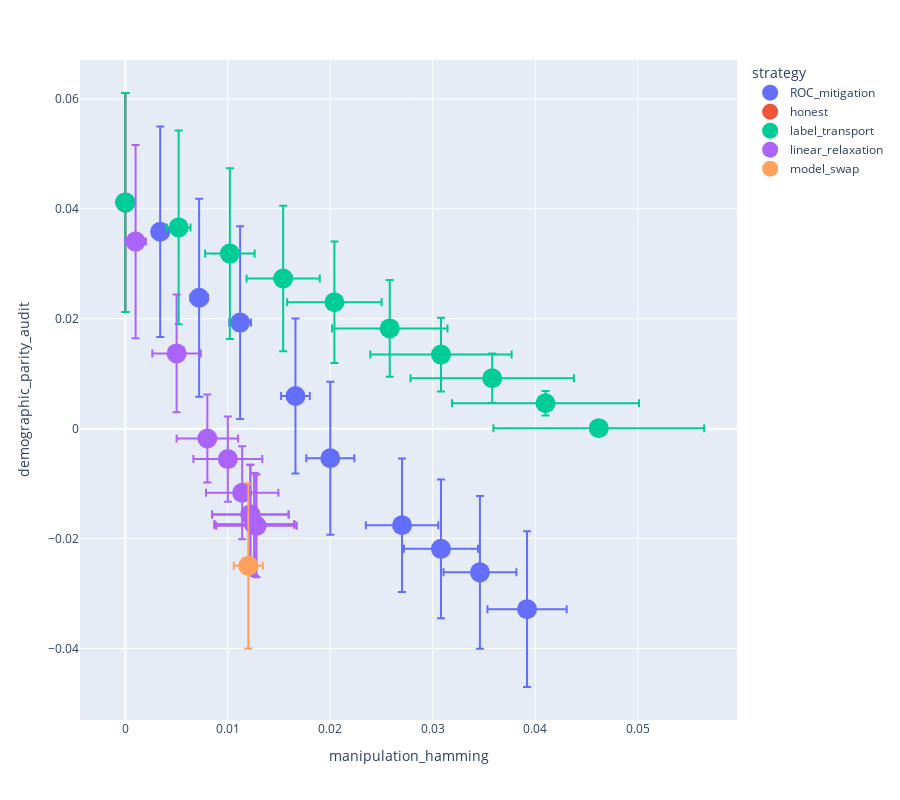

The code cell stored with this chart in its notebook:
### Code cell
fig = px.scatter(
    records,
    x="manipulation_hamming",
    y="demographic_parity_audit",
    color="strategy",
    category_orders=dict(strategy=sorted(records["strategy"].sort().unique())),
    error_x="manipulation_hamming_std",
    error_y="demographic_parity_audit_std",
    hover_data=["strategy_params"],
    height=800,
)
fig.update_traces(marker_size=20)
fig.show()

### Figure 1 — Plotly figure (JSON) as saved in the notebook; plotly's stock layout.template omitted (floating-point values rounded to 4 significant figures)
{"data": [{"customdata": [["{\"tolerated_unfairness\":null,\"theta\":0.5333333333333333}"], ["{\"tolerated_unfairness\":null,\"theta\":0.5}"], ["{\"tolerated_unfairness\":null,\"theta\":0.5444444444444444}"], ["{\"tolerated_unfairness\":null,\"theta\":0.5555555555555556}"], ["{\"tolerated_unfairness\":null,\"theta\":0.5888888888888889}"], ["{\"tolerated_unfairness\":null,\"theta\":0.5666666666666667}"], ["{\"tolerated_unfairness\":null,\"theta\":0.5222222222222223}"], ["{\"tolerated_unfairness\":null,\"theta\":0.5777777777777777}"], ["{\"tolerated_unfairness\":null,\"theta\":0.5111111111111111}"], ["{\"tolerated_unfairness\":null,\"theta\":0.6}"]], "error_x": {"array": [0.001068, 0, 0.0014, 0.002345, 0.003558, 0.003536, 0.0008602, 0.003611, 0.0005099, 0.003865]}, "error_y": {"array": [0.01754, 0.01992, 0.01411, 0.01394, 0.01388, 0.01213, 0.01801, 0.01262, 0.01916, 0.01417]}, "hovertemplate": "strategy=ROC_mitigation<br>manipulation_hamming=%{x}<br>demographic_parity_audit=%{y}<br>strategy_params=%{customdata[0]}<extra></extra>", "legendgroup": "ROC_mitigation", "marker": {"color": "#636efa", "size": 20, "symbol": "circle"}, "mode": "markers", "name": "ROC_mitigation", "orientation": "v", "showlegend": true, "type": "scatter", "x": [0.0112, 0, 0.0166, 0.02, 0.0346, 0.027, 0.0072, 0.0308, 0.0034, 0.0392], "xaxis": "x", "y": [0.01931, 0.04117, 0.005945, -0.005386, -0.02615, -0.01758, 0.02383, -0.02187, 0.03583, -0.03285], "yaxis": "y"}, {"customdata": [["{\"tolerated_unfairness\":null,\"theta\":null}"]], "error_x": {"array": [0]}, "error_y": {"array": [0.01992]}, "hovertemplate": "strategy=honest<br>manipulation_hamming=%{x}<br>demographic_parity_audit=%{y}<br>strategy_params=%{customdata[0]}<extra></extra>", "legendgroup": "honest", "marker": {"color": "#EF553B", "size": 20, "symbol": "circle"}, "mode": "markers", "name": "honest", "orientation": "v", "showlegend": true, "type": "scatter", "x": [0], "xaxis": "x", "y": [0.04117], "yaxis": "y"}, {"customdata": [["{\"tolerated_unfairness\":0.2222222222222222,\"theta\":null}"], ["{\"tolerated_unfairness\":0.5555555555555556,\"theta\":null}"], ["{\"tolerated_unfairness\":0.1111111111111111,\"theta\":null}"], ["{\"tolerated_unfairness\":0.8888888888888888,\"theta\":null}"], ["{\"tolerated_unfairness\":0.4444444444444444,\"theta\":null}"], ["{\"tolerated_unfairness\":0.0,\"theta\":null}"], ["{\"tolerated_unfairness\":0.3333333333333333,\"theta\":null}"], ["{\"tolerated_unfairness\":0.6666666666666666,\"theta\":null}"], ["{\"tolerated_unfairness\":1.0,\"theta\":null}"], ["{\"tolerated_unfairness\":0.7777777777777777,\"theta\":null}"]], "error_x": {"array": [0.007971, 0.004611, 0.009127, 0.001158, 0.005634, 0.01028, 0.006895, 0.003572, 0, 0.002417]}, "error_y": {"array": [0.004513, 0.01105, 0.002221, 0.01763, 0.008818, 0.0001339, 0.006719, 0.01324, 0.01992, 0.01553]}, "hovertemplate": "strategy=label_transport<br>manipulation_hamming=%{x}<br>demographic_parity_audit=%{y}<br>strategy_params=%{customdata[0]}<extra></extra>", "legendgroup": "label_transport", "marker": {"color": "#00cc96", "size": 20, "symbol": "circle"}, "mode": "markers", "name": "label_transport", "orientation": "v", "showlegend": true, "type": "scatter", "x": [0.0358, 0.0204, 0.041, 0.0052, 0.0258, 0.0462, 0.0308, 0.0154, 0, 0.0102], "xaxis": "x", "y": [0.009173, 0.02301, 0.004633, 0.03663, 0.01825, 9.361e-05, 0.01348, 0.02732, 0.04117, 0.03186], "yaxis": "y"}, {"customdata": [["{\"tolerated_unfairness\":0.1,\"theta\":null}"], ["{\"tolerated_unfairness\":0.01291549665014884,\"theta\":null}"], ["{\"tolerated_unfairness\":0.0,\"theta\":null}"], ["{\"tolerated_unfairness\":0.004641588833612777,\"theta\":null}"], ["{\"tolerated_unfairness\":0.021544346900318832,\"theta\":null}"], ["{\"tolerated_unfairness\":0.059948425031894084,\"theta\":null}"], ["{\"tolerated_unfairness\":0.0027825594022071257,\"theta\":null}"], ["{\"tolerated_unfairness\":0.007742636826811269,\"theta\":null}"], ["{\"tolerated_unfairness\":0.001668100537200059,\"theta\":null}"], ["{\"tolerated_unfairness\":0.03593813663804626,\"theta\":null}"], ["{\"tolerated_unfairness\":0.001,\"theta\":null}"]], "error_x": {"array": [0.001, 0.00353, 0.003929, 0.003734, 0.003362, 0.002366, 0.003894, 0.003734, 0.003894, 0.003, 0.003894]}, "error_y": {"array": [0.01758, 0.008453, 0.009366, 0.009032, 0.007768, 0.01071, 0.009328, 0.009032, 0.009328, 0.007992, 0.009328]}, "hovertemplate": "strategy=linear_relaxation<br>manipulation_hamming=%{x}<br>demographic_parity_audit=%{y}<br>strategy_params=%{customdata[0]}<extra></extra>", "legendgroup": "linear_relaxation", "marker": {"color": "#ab63fa", "size": 20, "symbol": "circle"}, "mode": "markers", "name": "linear_relaxation", "orientation": "v", "showlegend": true, "type": "scatter", "x": [0.001, 0.0114, 0.0128, 0.0122, 0.01, 0.005, 0.0126, 0.0122, 0.0126, 0.008, 0.0126], "xaxis": "x", "y": [0.03405, -0.01167, -0.01769, -0.01562, -0.005543, 0.0137, -0.01746, -0.01562, -0.01746, -0.001785, -0.01746], "yaxis": "y"}, {"customdata": [["{\"tolerated_unfairness\":null,\"theta\":null}"]], "error_x": {"array": [0.001414]}, "error_y": {"array": [0.01504]}, "hovertemplate": "strategy=model_swap<br>manipulation_hamming=%{x}<br>demographic_parity_audit=%{y}<br>strategy_params=%{customdata[0]}<extra></extra>", "legendgroup": "model_swap", "marker": {"color": "#FFA15A", "size": 20, "symbol": "circle"}, "mode": "markers", "name": "model_swap", "orientation": "v", "showlegend": true, "type": "scatter", "x": [0.012], "xaxis": "x", "y": [-0.02497], "yaxis": "y"}], "layout": {"height": 800, "legend": {"title": {"text": "strategy"}, "tracegroupgap": 0}, "margin": {"t": 60}, "xaxis": {"anchor": "y", "domain": [0, 1], "title": {"text": "manipulation_hamming"}}, "yaxis": {"anchor": "x", "domain": [0, 1], "title": {"text": "demographic_parity_audit"}}}}
